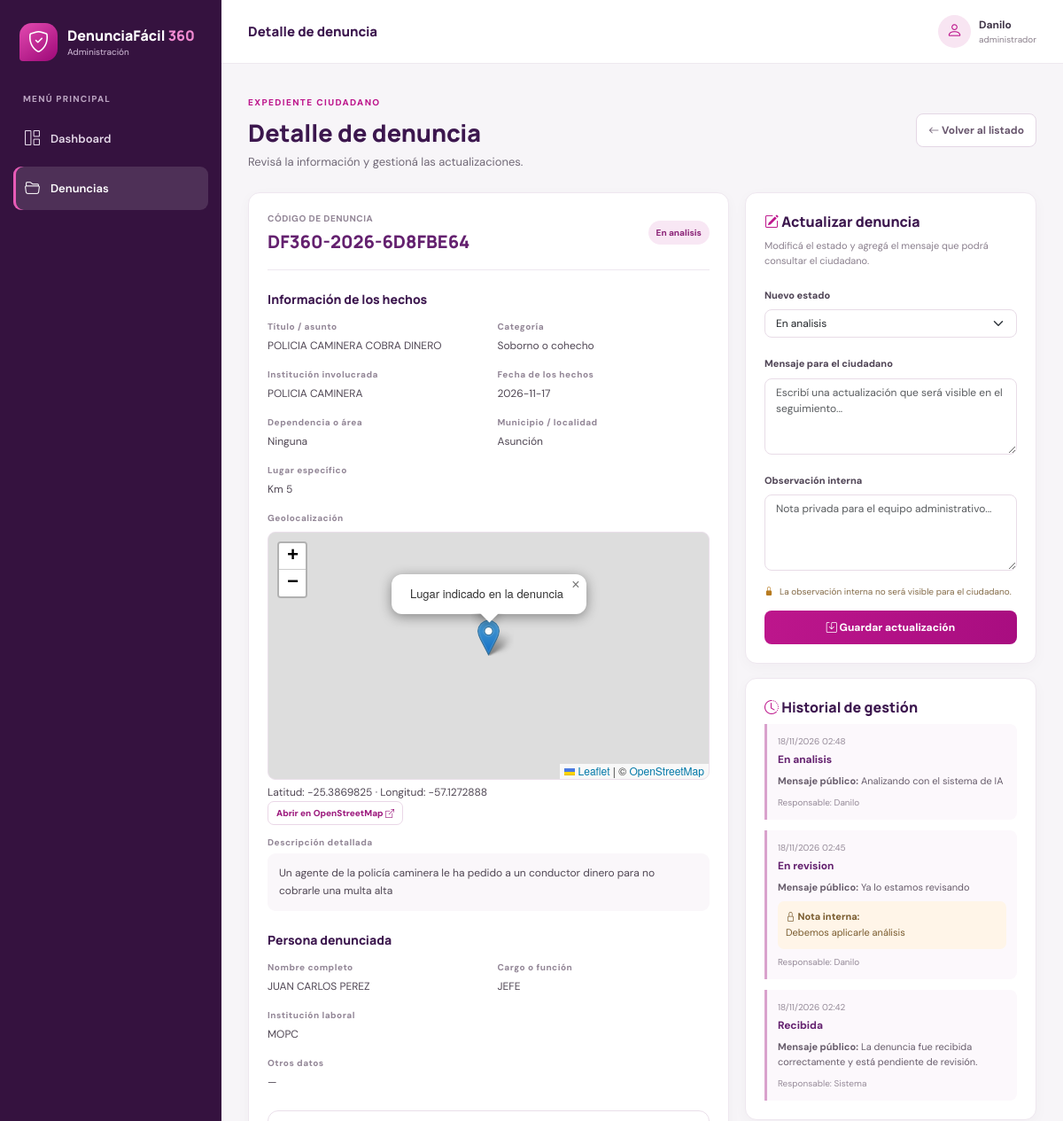
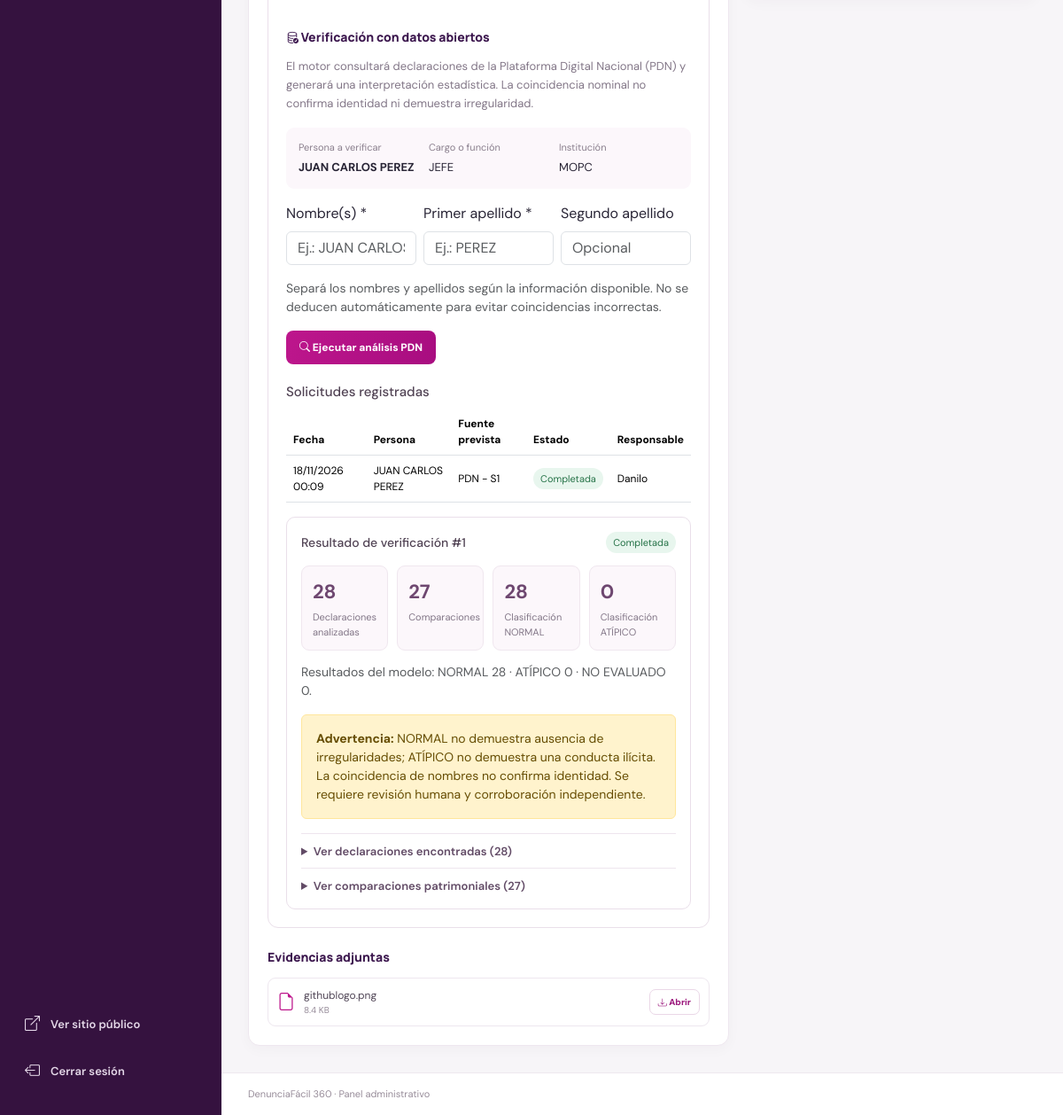
The app's page /admin/detalle.php?id=1 (signed in) with its own data (2 pictures, top to bottom).
### tables this page shows
CREATE TABLE `verificaciones_datos_abiertos` (
  `id` int(11) NOT NULL,
  `denuncia_id` bigint(20) NOT NULL,
  `administrador_id` int(11) NOT NULL,
  `persona_nombre` varchar(200) NOT NULL,
  `persona_cargo` varchar(150) DEFAULT NULL,
  `persona_institucion` varchar(200) DEFAULT NULL,
  `fuente` varchar(100) NOT NULL DEFAULT 'PDN - S1',
  `estado` enum('Pendiente','Procesando','Completada','Sin coincidencias','Error') NOT NULL DEFAULT 'Pendiente',
  `resultado` longtext DEFAULT NULL,
  `fuentes_consultadas` longtext DEFAULT NULL,
  `version_modelo` varchar(50) DEFAULT NULL,
  `fecha_solicitud` datetime NOT NULL DEFAULT current_timestamp(),
  `fecha_finalizacion` datetime DEFAULT NULL,
  `clave_ejecucion` varchar(255) DEFAULT NULL,
  `nombre_busqueda` varchar(200) DEFAULT NULL,
  `primer_apellido_busqueda` varchar(200) DEFAULT NULL,
  `segundo_apellido_busqueda` varchar(200) DEFAULT NULL,
  `mensaje_error` text DEFAULT NULL
);

CREATE TABLE `administradores` (
  `id` int(11) NOT NULL,
  `nombre` varchar(150) NOT NULL,
  `usuario` varchar(60) NOT NULL,
  `correo` varchar(150) NOT NULL,
  `password` varchar(255) NOT NULL,
  `rol` enum('superadmin','administrador','analista') NOT NULL DEFAULT 'analista',
  `estado` tinyint(1) NOT NULL DEFAULT 1,
  `ultimo_acceso` datetime DEFAULT NULL,
  `fecha_creacion` timestamp NOT NULL DEFAULT current_timestamp()
);

CREATE TABLE `denuncias` (
  `id` bigint(20) NOT NULL,
  `codigo` varchar(40) NOT NULL,
  `clave_seguimiento_hash` varchar(255) NOT NULL,
  `titulo` varchar(200) NOT NULL,
  `categoria_id` int(11) NOT NULL,
  `descripcion` text NOT NULL,
  `fecha_hecho` date NOT NULL,
  `lugar_hecho` varchar(250) NOT NULL,
  `institucion_id` int(11) NOT NULL,
  `dependencia` varchar(200) DEFAULT NULL,
  `municipio` varchar(150) NOT NULL,
  `latitud` decimal(10,7) DEFAULT NULL,
  `longitud` decimal(10,7) DEFAULT NULL,
  `estado` enum('Recibida','Pendiente de revision','En revision','En analisis','Informacion adicional solicitada','Concluida') NOT NULL DEFAULT 'Recibida',
  `fecha_registro` timestamp NOT NULL DEFAULT current_timestamp(),
  `fecha_actualizacion` timestamp NOT NULL DEFAULT current_timestamp() ON UPDATE current_timestamp()
);

CREATE TABLE `categorias` (
  `id` int(11) NOT NULL,
  `nombre` varchar(120) NOT NULL,
  `descripcion` text DEFAULT NULL,
  `estado` tinyint(1) NOT NULL DEFAULT 1,
  `fecha_creacion` timestamp NOT NULL DEFAULT current_timestamp()
);

CREATE TABLE `instituciones` (
  `id` int(11) NOT NULL,
  `nombre` varchar(200) NOT NULL,
  `estado` tinyint(1) NOT NULL DEFAULT 1,
  `fecha_creacion` timestamp NOT NULL DEFAULT current_timestamp()
);

CREATE TABLE `personas_denunciadas` (
  `id` bigint(20) NOT NULL,
  `denuncia_id` bigint(20) NOT NULL,
  `nombre_completo` varchar(200) DEFAULT NULL,
  `cargo` varchar(150) DEFAULT NULL,
  `institucion_laboral` varchar(200) DEFAULT NULL,
  `otros_datos` text DEFAULT NULL,
  `fecha_registro` timestamp NOT NULL DEFAULT current_timestamp()
);

CREATE TABLE `evidencias` (
  `id` bigint(20) NOT NULL,
  `denuncia_id` bigint(20) NOT NULL,
  `nombre_original` varchar(255) NOT NULL,
  `nombre_archivo` varchar(255) NOT NULL,
  `ruta_archivo` varchar(500) NOT NULL,
  `tipo_archivo` varchar(100) NOT NULL,
  `tamanio` bigint(20) NOT NULL,
  `fecha_subida` timestamp NOT NULL DEFAULT current_timestamp()
);

CREATE TABLE `seguimiento` (
  `id` bigint(20) NOT NULL,
  `denuncia_id` bigint(20) NOT NULL,
  `administrador_id` int(11) DEFAULT NULL,
  `estado_anterior` varchar(60) DEFAULT NULL,
  `estado_nuevo` varchar(60) NOT NULL,
  `mensaje_publico` text DEFAULT NULL,
  `observacion_interna` text DEFAULT NULL,
  `fecha_registro` timestamp NOT NULL DEFAULT current_timestamp()
);

### admin/detalle.php (the view, shortened to what the rows shown need)
<?php
require_once __DIR__ . '/../config/conexion.php';
require_once __DIR__ . '/auth.php';
$id = filter_input(INPUT_GET, 'id', FILTER_VALIDATE_INT);
try {
    $stmt = $conexion->prepare(
        "SELECT d.*, c.nombre AS categoria, i.nombre AS institucion
         FROM denuncias d
         LEFT JOIN categorias c ON c.id = d.categoria_id
         LEFT JOIN instituciones i ON i.id = d.institucion_id
         WHERE d.id = :id LIMIT 1"
    );
    $stmt->execute([':id' => $id]);
    $denuncia = $stmt->fetch(PDO::FETCH_ASSOC);
    $personaStmt = $conexion->prepare("SELECT nombre_completo, cargo, institucion_laboral, otros_datos FROM personas_denunciadas WHERE denuncia_id = ?");
    $personaStmt->execute([$id]);
    $persona = $personaStmt->fetch(PDO::FETCH_ASSOC);
    $evidenciaStmt = $conexion->prepare("SELECT id, nombre_original, tipo_archivo, tamanio FROM evidencias WHERE denuncia_id = ? ORDER BY id");
    $evidenciaStmt->execute([$id]);
    $evidencias = $evidenciaStmt->fetchAll(PDO::FETCH_ASSOC);
    $verificacionesStmt = $conexion->prepare(
        "SELECT v.*, a.nombre AS administrador
         FROM verificaciones_datos_abiertos v
         LEFT JOIN administradores a ON a.id = v.administrador_id
         WHERE v.denuncia_id = ?
         ORDER BY v.fecha_solicitud DESC, v.id DESC"
    );
    $verificacionesStmt->execute([$id]);
    $verificaciones = $verificacionesStmt->fetchAll(PDO::FETCH_ASSOC);
    $historialStmt = $conexion->prepare(
        "SELECT s.estado_anterior, s.estado_nuevo, s.mensaje_publico, s.observacion_interna,
                s.fecha_registro, a.nombre AS administrador
         FROM seguimiento s
         LEFT JOIN administradores a ON a.id = s.administrador_id
         WHERE s.denuncia_id = ?
         ORDER BY s.fecha_registro DESC, s.id DESC"
    );
    $historialStmt->execute([$id]);
    $historial = $historialStmt->fetchAll(PDO::FETCH_ASSOC);
} catch (PDOException $ex) {
    error_log('Detalle de denuncia: ' . $ex->getMessage());
    http_response_code(500);
    exit('No se pudo cargar el detalle de la denuncia.');
}
require __DIR__ . '/header.php';
?>
<div class="page-welcome"><div><h1>Detalle de denuncia</h1></div></div>
<div class="detail-grid">
<section class="admin-panel detail-main">
<div class="detail-title-row"><div><small>CÓDIGO DE DENUNCIA</small><h2><?= h($denuncia['codigo']) ?></h2></div><span class="status-badge status-detail"><?= h($denuncia['estado']) ?></span></div>
<div class="detail-fields">
<div><small>Título / asunto</small><p><?= h($denuncia['titulo']) ?></p></div>
<div><small>Categoría</small><p><?= h($denuncia['categoria'] ?? '—') ?></p></div>
<div><small>Institución involucrada</small><p><?= h($denuncia['institucion'] ?? '—') ?></p></div>
<div><small>Fecha de los hechos</small><p><?= h($denuncia['fecha_hecho']) ?></p></div>
<div><small>Dependencia o área</small><p><?= h($denuncia['dependencia'] ?? '—') ?></p></div>
<div><small>Municipio / localidad</small><p><?= h($denuncia['municipio'] ?? '—') ?></p></div>
<div class="full-field"><small>Lugar específico</small><p><?= h($denuncia['lugar_hecho']) ?></p></div>
<div class="full-field">
<small>Geolocalización</small>
<?php if (isset($denuncia['latitud'], $denuncia['longitud']) && $denuncia['latitud'] !== null && $denuncia['longitud'] !== null): ?>
<div id="mapaDetalleDenuncia" class="admin-geo-map" data-lat="<?= h($denuncia['latitud']) ?>" data-lng="<?= h($denuncia['longitud']) ?>"></div>
<p class="geo-coordinates">Latitud: <?= h($denuncia['latitud']) ?> · Longitud: <?= h($denuncia['longitud']) ?></p>
<a class="btn-view" href="https://www.openstreetmap.org/?mlat=<?= rawurlencode((string)$denuncia['latitud']) ?>&mlon=<?= rawurlencode((string)$denuncia['longitud']) ?>#map=17/<?= rawurlencode((string)$denuncia['latitud']) ?>/<?= rawurlencode((string)$denuncia['longitud']) ?>" target="_blank" rel="noopener">Abrir en OpenStreetMap <i class="bi bi-box-arrow-up-right"></i></a>
<?php else: ?><p class="text-muted small">No se seleccionó una geolocalización para esta denuncia.</p><?php endif; ?>
</div>
<div class="full-field"><small>Descripción detallada</small><p class="description-text"><?= nl2br(h($denuncia['descripcion'])) ?></p></div>
</div>
<?php if ($persona): ?>
<div class="detail-fields">
<div><small>Nombre completo</small><p><?= h($persona['nombre_completo'] ?? '—') ?></p></div>
<div><small>Cargo o función</small><p><?= h($persona['cargo'] ?? '—') ?></p></div>
<div><small>Institución laboral</small><p><?= h($persona['institucion_laboral'] ?? '—') ?></p></div>
<div class="full-field"><small>Otros datos</small><p><?= nl2br(h($persona['otros_datos'] ?? '—')) ?></p></div>
</div>
<?php else: ?><p class="text-muted small">No se proporcionaron datos de una persona denunciada.</p><?php endif; ?>
<section class="verification-panel">
<?php if ($persona && trim((string)($persona['nombre_completo'] ?? '')) !== ''): ?>
<div class="verification-person">
    <div><small>Persona a verificar</small><strong><?= h($persona['nombre_completo']) ?></strong></div>
    <div><small>Cargo o función</small><span><?= h($persona['cargo'] ?: 'No informado') ?></span></div>
    <div><small>Institución</small><span><?= h($persona['institucion_laboral'] ?: 'No informada') ?></span></div>
</div>
<form action="solicitar_verificacion.php" method="POST" class="pdn-request-form" onsubmit="return confirm('¿Iniciar el análisis PDN con estos nombres y apellidos?');">
    <div class="row g-2 mb-3">
      <div class="col-md-4"><label class="form-label" for="nombre_busqueda">Nombre(s) *</label><input class="form-control" id="nombre_busqueda" name="nombre_busqueda" maxlength="150" required placeholder="Ej.: JUAN CARLOS"></div>
      <div class="col-md-4"><label class="form-label" for="primer_apellido_busqueda">Primer apellido *</label><input class="form-control" id="primer_apellido_busqueda" name="primer_apellido_busqueda" maxlength="100" required placeholder="Ej.: PEREZ"></div>
      <div class="col-md-4"><label class="form-label" for="segundo_apellido_busqueda">Segundo apellido</label><input class="form-control" id="segundo_apellido_busqueda" name="segundo_apellido_busqueda" maxlength="100" placeholder="Opcional"></div>
    </div>
    <p class="text-muted small">Separá los nombres y apellidos según la información disponible. No se deducen automáticamente para evitar coincidencias incorrectas.</p>
    <button type="submit" class="btn btn-admin-primary"><i class="bi bi-search"></i> Ejecutar análisis PDN</button>
</form>
<?php else: ?>
<div class="private-hint"><i class="bi bi-info-circle"></i> No se puede solicitar la verificación porque esta denuncia no contiene un nombre de persona denunciada.</div>
<?php endif; ?>
<?php if ($verificaciones): ?>
<div class="table-responsive">
<table class="table verification-table align-middle">
<thead><tr><th>Fecha</th><th>Persona</th><th>Fuente prevista</th><th>Estado</th><th>Responsable</th></tr></thead>
<tbody>
<?php foreach ($verificaciones as $ver): ?>
<tr>
<td><?= h(date('d/m/Y H:i', strtotime($ver['fecha_solicitud']))) ?></td>
<td><?= h($ver['persona_nombre']) ?></td>
<td><?= h($ver['fuente']) ?></td>
<td><span class="verification-status status-<?= strtolower(str_replace(' ', '-', $ver['estado'])) ?>"><?= h($ver['estado']) ?></span></td>
<td><?= h($ver['administrador'] ?? 'Administrador') ?></td>
</tr>
<?php endforeach; ?>
</tbody></table>
</div>
<?php else: ?>
<p class="text-muted small mb-0">Todavía no se registraron solicitudes de verificación para esta denuncia.</p>
<?php endif; ?>
<?php foreach ($verificaciones as $ver): ?>
<?php $resultadoPdn = !empty($ver['resultado']) ? json_decode($ver['resultado'], true) : null; ?>
<div class="pdn-result-card" data-verificacion-id="<?= (int)$ver['id'] ?>">
  <div class="d-flex flex-wrap justify-content-between align-items-center gap-2"><h4>Resultado de verificación #<?= (int)$ver['id'] ?></h4><span class="verification-status status-<?= strtolower(str_replace(' ', '-', $ver['estado'])) ?>"><?= h($ver['estado']) ?></span></div>
  <?php if (in_array($ver['estado'], ['Pendiente','Procesando'], true)): ?>
    <p class="small text-muted mb-0 pdn-live-status">El motor está procesando la solicitud. Esta sección se actualizará automáticamente.</p>
  <?php elseif ($ver['estado'] === 'Error'): ?>
    <div class="alert alert-danger mb-0"><?= h($ver['mensaje_error'] ?? 'No se pudo completar el análisis. Consultá el log privado del motor.') ?></div>
  <?php elseif ($ver['estado'] === 'Sin coincidencias'): ?>
    <div class="alert alert-warning mb-0">No se encontraron declaraciones con los datos exactos proporcionados. Esto no permite concluir nada sobre la situación patrimonial de la persona.</div>
  <?php elseif (is_array($resultadoPdn)): ?>
    <?php $rResumen = $resultadoPdn['resumen'] ?? []; $rModelo = $rResumen['resultados_modelo'] ?? []; ?>
    <div class="pdn-kpi-grid">
      <div><strong><?= (int)($rResumen['resumen_origen']['declaraciones_unicas'] ?? count($resultadoPdn['declaraciones'] ?? [])) ?></strong><small>Declaraciones analizadas</small></div>
      <div><strong><?= count($resultadoPdn['comparaciones'] ?? []) ?></strong><small>Comparaciones</small></div>
      <div><strong><?= (int)($rModelo['NORMAL'] ?? 0) ?></strong><small>Clasificación NORMAL</small></div>
      <div><strong><?= (int)($rModelo['ATIPICO'] ?? 0) ?></strong><small>Clasificación ATÍPICO</small></div>
    </div>
    <p class="small text-muted">Resultados del modelo: NORMAL <?= (int)($rModelo['NORMAL'] ?? 0) ?> · ATÍPICO <?= (int)($rModelo['ATIPICO'] ?? 0) ?> · NO EVALUADO <?= (int)($rModelo['NO_EVALUADO'] ?? 0) ?>.</p>
    <div class="alert alert-warning small"><b>Advertencia:</b> NORMAL no demuestra ausencia de irregularidades; ATÍPICO no demuestra una conducta ilícita. La coincidencia de nombres no confirma identidad. Se requiere revisión humana y corroboración independiente.</div>
    <details><summary>Ver declaraciones encontradas (<?= count($resultadoPdn['declaraciones'] ?? []) ?>)</summary></details>
    <details class="mt-2"><summary>Ver comparaciones patrimoniales (<?= count($resultadoPdn['comparaciones'] ?? []) ?>)</summary></details>
  <?php endif; ?>
</div>
<?php endforeach; ?>
</section>
<?php if ($evidencias): ?><div class="evidence-list"><?php foreach ($evidencias as $ev): ?><div class="evidence-item"><i class="bi bi-file-earmark"></i><span><?= h($ev['nombre_original']) ?><small><?= number_format(((int)$ev['tamanio'])/1024, 1) ?> KB</small></span><a href="ver_evidencia.php?id=<?= (int)$ev['id'] ?>" target="_blank" class="btn-view"><i class="bi bi-download"></i> Abrir</a></div><?php endforeach; ?></div><?php else: ?><p class="text-muted small">No se adjuntaron evidencias.</p><?php endif; ?>
</section>
<aside class="detail-side">
<section class="admin-panel history-panel"><h3><i class="bi bi-clock-history"></i> Historial de gestión</h3>
<?php if ($historial): ?><div class="admin-history"><?php foreach ($historial as $mov): ?><article><small><?= h(date('d/m/Y H:i', strtotime($mov['fecha_registro']))) ?></small><strong><?= h($mov['estado_nuevo']) ?></strong><?php if (!empty($mov['mensaje_publico'])): ?><p><b>Mensaje público:</b> <?= nl2br(h($mov['mensaje_publico'])) ?></p><?php endif; ?><?php if (!empty($mov['observacion_interna'])): ?><p class="internal-note"><b><i class="bi bi-lock"></i> Nota interna:</b> <?= nl2br(h($mov['observacion_interna'])) ?></p><?php endif; ?><small>Responsable: <?= h($mov['administrador'] ?? 'Sistema') ?></small></article><?php endforeach; ?></div><?php else: ?><p class="text-muted small">No hay movimientos registrados.</p><?php endif; ?>
</section>
</aside>
</div>
<?php if (isset($denuncia['latitud'], $denuncia['longitud']) && $denuncia['latitud'] !== null && $denuncia['longitud'] !== null): ?>
<link rel="stylesheet" href="https://unpkg.com/leaflet@1.9.4/dist/leaflet.css">
<?php endif; ?>
<?php require __DIR__ . '/footer.php'; ?>

### admin/header.php (shortened to what the rows shown need)
<?php
require_once __DIR__ . '/auth.php';
$admin = adminActual();
?>
<!doctype html>
<html lang="es"><head>
<link href="https://cdn.jsdelivr.net/npm/bootstrap@5.3.3/dist/css/bootstrap.min.css" rel="stylesheet">
<link href="https://cdn.jsdelivr.net/npm/bootstrap-icons@1.11.3/font/bootstrap-icons.min.css" rel="stylesheet">
<link href="../assets/css/admin.css" rel="stylesheet">
</head><body class="admin-body">
<div class="admin-layout">
<div class="admin-main">
<header class="admin-topbar">
<div class="admin-user"><span class="admin-avatar"><i class="bi bi-person"></i></span><span><strong><?= h($admin['nombre']) ?></strong><small><?= h($_SESSION['admin_rol'] ?? 'Administrador') ?></small></span></div>
</header>
<main class="admin-content">

### records on screen
verificaciones_datos_abiertos: administrador.nombre "Danilo", fecha_solicitud "18/11/2026 00:09", persona_nombre "JUAN CARLOS PEREZ", fuente "PDN - S1", estado "Completada", id "1", resultado "28", resultado "27", resultado "0"
denuncias: codigo "DF360-2026-6D8FBE64", estado "En analisis", titulo "POLICIA CAMINERA COBRA DINERO", categoria.nombre "Soborno o cohecho", institucion.nombre "POLICIA CAMINERA", fecha_hecho "2026-11-17", dependencia "Ninguna", municipio "Asunción", lugar_hecho "Km 5", latitud "-25.3869825", longitud "-57.1272888", descripcion "Un agente de la policía caminera le ha pedido a un conductor dinero para no cobrarle una multa alta"
personas_denunciadas: nombre_completo "JUAN CARLOS PEREZ", cargo "JEFE", institucion_laboral "MOPC", otros_datos "—"
evidencias: nombre_original "githublogo.png", ((int)$ev['tamanio'])/1024 "8.4"
seguimiento: fecha_registro "18/11/2026 02:48", estado_nuevo "En analisis", mensaje_publico "Analizando con el sistema de IA", administrador.nombre "Danilo"
seguimiento: fecha_registro "18/11/2026 02:45", estado_nuevo "En revision", mensaje_publico "Ya lo estamos revisando", observacion_interna "Debemos aplicarle análisis", administrador.nombre "Danilo"
seguimiento: fecha_registro "18/11/2026 02:42", estado_nuevo "Recibida", mensaje_publico "La denuncia fue recibida correctamente y está pendiente de revisión.", administrador "Sistema"

### other values on screen
$tituloPagina "Detalle de denuncia"
$_SESSION['admin_rol'] "administrador"
form field estado "En analisis"
